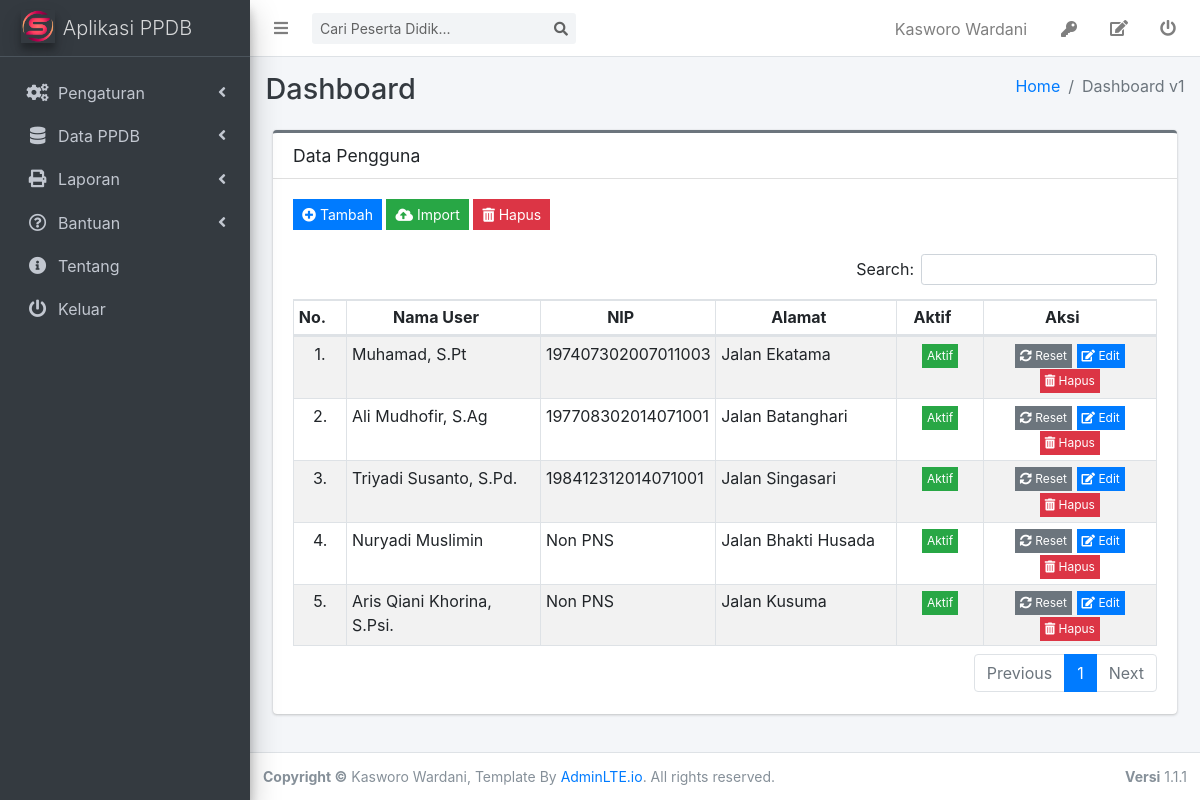
Page /admin/index.php?p=datauser (signed in) on the committed database.
### tables this page shows
CREATE TABLE `tb_user` (
  `iduser` int(11) NOT NULL AUTO_INCREMENT,
  `username` varchar(50) NOT NULL,
  `nama` varchar(250) NOT NULL,
  `jbtdinas` enum('1','2','3','4','5') DEFAULT NULL,
  `passwd` varchar(250) DEFAULT NULL,
  `level` enum('0','1') DEFAULT NULL,
  `aktif` enum('0','1') DEFAULT NULL,
  `jbtpanitia` enum('1','2','3','4','5','6') NOT NULL,
  `nip` varchar(18) NOT NULL,
  `tmplahir` varchar(250) DEFAULT NULL,
  `tgllahir` date DEFAULT NULL,
  `alamat` varchar(250) NOT NULL,
  `desa` varchar(250) NOT NULL,
  `logakhir` datetime NOT NULL,
  `kec` varchar(250) NOT NULL,
  `kab` varchar(250) NOT NULL,
  `prov` varchar(250) NOT NULL,
  `kdpos` char(5) NOT NULL,
  `email` varchar(250) NOT NULL,
  `nohp` char(15) NOT NULL,
  `foto` varchar(250) NOT NULL,
  `agama` enum('A','B','C','D','E','F') DEFAULT NULL,
  `gender` enum('L','P') DEFAULT NULL,
  `tglupdate` date DEFAULT NULL,
  PRIMARY KEY (`iduser`)
);

### admin/dbfunction.php (called while the page is built, shortened)
<?php
    $conn=mysqli_connect("localhost","root","password");
    mysqli_select_db($conn,"smpnlipa_ppdb") or die('Error selecting MySQL database: ' . mysqli_error);
    function viewdata($tbl, $key='', $id='', $ord='' ){
        global $conn;
        if($key=='' && $id=='' && $ord==''){
            $sql="SELECT*FROM $tbl";
        }
        else if($key=='' && $id==''){
            $sql="SELECT*FROM $tbl ORDER BY $ord";
        }
        elseif($ord==''){
            $sql="SELECT*FROM $tbl WHERE $key='$id'";
        }
        else {
            $sql="SELECT*FROM $tbl WHERE $key = '$id' ORDER BY $ord";
        }
        $result=mysqli_query($conn, $sql);
        $rows=[];
        while($row=mysqli_fetch_assoc($result)){
            $rows[]=$row;
        }
        return $rows;
    }
?>

### admin/user_tampil.php (the view, shortened to what this page needs)
<div class="col-sm-12">
    <div class="card card-secondary card-outline">
        <div class="card-header">
            <h4 class="card-title">Data Pengguna</h4>
        </div>
        <div class="card-body">
            <div class="row">
                <div class="col-sm-12">
                    <a href="index.php?p=adduser&m=1" class="btn btn-flat btn-primary btn-sm">
                        <i class="fas fa-plus-circle"></i>&nbsp;Tambah
                    </a>
                    <button class="btn btn-flat btn-success btn-sm" data-toggle="modal" data-target="#myImportUser">
                        <i class="fas fa-cloud-upload-alt"></i>&nbsp;Import
                    </button>
                    <button id="hapusall" class="btn btn-flat btn-danger btn-sm">
                        <i class="fas fa-trash-alt"></i>&nbsp;Hapus
                    </button>
                </div>
            </div>
            <br/>
            <div class="table-responsive">
              <table id="tb_user" class="table table-bordered table-striped table-sm">
                <thead>
                <tr>
                  <th style="text-align: center;width:2.5%">No.</th>
                  <th style="text-align: center;width:22.5%">Nama User</th>
                  <th style="text-align: center;width:17.5%">NIP</th>
                  <th style="text-align: center;">Alamat</th>
                  <th style="text-align: center;width:10%">Aktif</th>
                  <th style="text-align: center;width:20%">Aksi</th>
                </tr>
                </thead>
                <tbody>
                <?php
                    $qs=viewdata("tb_user","level",'0',"jbtpanitia");
                    $no=0;
                    foreach($qs as $s)
                    {
                      $no++;
                      if($s['aktif']=='1'){$stat='Aktif';$btn="btn-success";} else {$stat='Non Aktif';$btn="btn-danger";}
                ?>
                <tr>
                  <td style="text-align:center"><?php echo $no.'.';?></td>
                  <td title="<?php echo $s['username'];?>"><?php echo $s['nama'];?></td>
                  <td><?php echo $s['nip'];?></td>
                  <td><?php echo $s['alamat'];?></td>
                  <td style="text-align:center">
                      <input data-id="<?php echo base64_encode($s['username']);?>" type="button" class="btn <?php echo $btn;?> btn-flat btn-xs btnAktif" value="<?php echo $stat;?>">
                  </td>
                  <td style="text-align: center">
                    <button data-id="<?php echo base64_encode($s['username']);?>" class="btn btn-xs btn-secondary btn-flat btnReset">
                      <i class="fas fa-sync-alt"></i>&nbsp;Reset
                    </button>
                    <a href="index.php?p=adduser&m=2&id=<?php echo base64_encode($s['username']);?>" class="btn btn-xs btn-primary btn-flat">
                        <i class="fas fa-edit"></i>&nbsp;Edit
                    </a>
                    <a href="#" class="btn btn-xs btn-danger btn-flat">
                        <i class="fas fa-trash-alt"></i>&nbsp;Hapus
                    </a>
                  </td>
                </tr>
                    <?php } ?>
                </tbody>
              </table>
            </div>
        </div>
    </div>
</div>

### admin/index.php (shortened to what this page needs)
<?php
	include "dbfunction.php";
	$u=viewdata("tb_user","iduser",$_COOKIE['id'])[0];
	$nama=$u['nama'];
	$level=$u['level'];
?>
<!DOCTYPE html>
<html>
<head>
	<link rel="stylesheet" href="../assets/css/all.min.css">
	<link rel="stylesheet" href="../assets/plugins/overlayScrollbars/css/OverlayScrollbars.min.css">
	<link rel="stylesheet" href="../assets/css/adminlte.min.css">
	<link rel="stylesheet" href="../assets/plugins/sweetalert2-theme-bootstrap-4/bootstrap-4.min.css">
	<link rel="stylesheet" href="../assets/plugins/toastr/toastr.min.css">
	<link rel="stylesheet" href="../assets/plugins/select2/css/select2.min.css">
	<link rel="stylesheet" href="../assets/plugins/select2-bootstrap4-theme/select2-bootstrap4.min.css">
	<link rel="stylesheet" href="../assets/plugins/datatables-bs4/css/dataTables.bootstrap4.min.css">
	<link rel="stylesheet" href="../assets/plugins/datatables-responsive/css/responsive.bootstrap4.min.css">
	<link rel="stylesheet" type="text/css" href="../assets/css/jquery.datetimepicker.css">
	<link rel="stylesheet" type="text/css" href="../assets/css/dropzone.css"/>
</head>
</head>
<body class="skihold-transition sidebar-mini layout-fixed layout-navbar-fixed layout-footer-fixed">
<div class="wrapper">
	<nav class="main-header navbar navbar-expand navbar-white navbar-light">
		<ul class="navbar-nav">
			<li class="nav-item">
				<a class="nav-link" data-widget="pushmenu" href="#" role="button">
					<i class="fas fa-bars"></i>
				</a>
			</li>
		</ul>
		<div class="form-inline ml-2">
			<div class="input-group input-group-sm">
				<input class="form-control form-control-navbar" type="search" id="dicari" placeholder="Cari Peserta Didik..." aria-label="Search">
				<div class="input-group-append">
					<button class="btn btn-navbar" id="goleki">
						<i class="fas fa-search"></i>
					</button>
				</div>
			</div>
		</div>
		<ul class="navbar-nav ml-auto">
			<li class="nav-item">
				<span class="btn nav-link">
					<?php echo $nama;?>
				</span>
			</li>
			<li class="nav-item">
				<span class="btn nav-link"  data-toggle="modal" data-target="#myPassword" title="Ganti Password">
				<i class="fas fa-key"></i>
				</span>
			</li>
			<li class="nav-item">
				<a href="index.php?p=adduser&m=3" class="nav-link" title="Edit Data">
				<i class="fas fa-edit"></i>
				</a>
			</li>
			<li class="nav-item">
				<a class="nav-link" href="logout.php" title="Keluar / Logout">
					<i class="fas fa-power-off"></i>
				</a>
		</li>
		</ul>
	</nav>
  <aside class="main-sidebar sidebar-dark-primary elevation-4">
	<a href="index.php?p=dashboard" class="brand-link">
	  <img src="../assets/img/logo.png" width="100" class="brand-image elevation-3"
		   style="opacity: 1.0">
	 <span class="brand-text font-weight-light">Aplikasi PPDB</span>
	</a>
	<div class="sidebar">
	  <nav class="mt-3 pb-3 mb-3">
		<ul class="nav nav-pills nav-sidebar flex-column" data-widget="treeview" role="menu" data-accordion="false">
			<?php	if($level=='1'){ ?>
		  <li class="nav-item has-treeview">
		  	<a href="#" class="nav-link">
				<i class="nav-icon fas fa-cogs"></i>
				<p>
					Pengaturan
				</p>
				<i class="fas fa-angle-left right"></i>
			</a>
		  </li>
		  <li class="nav-item has-treeview">
			<a href="#" class="nav-link">
			  <i class="nav-icon fas fa-database"></i>
			  <p>
				Data PPDB
				<i class="fas fa-angle-left right"></i>
			  </p>
			</a>
		  </li>
		  <li class="nav-item has-treeview">
			<a href="#" class="nav-link">
			  <i class="nav-icon fas fa-print"></i>
			  <p>
				Laporan
				<i class="fas fa-angle-left right"></i>
			  </p>
			</a>
		  </li>
		  <?php } ?>
		  <li class="nav-item">
			<a href="#" class="nav-link">
			  <i class="far fa-question-circle nav-icon"></i>
			  <p>
				Bantuan
				<i class="fas fa-angle-left right"></i>
			  </p>
			</a>
		   </li>
		   <li class="nav-item">
			   <a href="#" class="nav-link">
				 <i class="fas fa-info-circle nav-icon"></i>
				 <p>Tentang</p>
			   </a>
			</li>
			  <li class="nav-item">
				<a href="logout.php" class="nav-link">
				  <i class="fas fa-power-off nav-icon"></i>
				  <p>Keluar</p>
				</a>
			  </li>
		</ul>
	  </nav>
	</div>
  </aside>
  <div class="content-wrapper">
	<div class="content-header">
	  <div class="container-fluid">
		<div class="row mb-2">
		  <div class="col-sm-6">
			<h1 class="m-0 text-dark">Dashboard</h1>
		  </div>
		  <div class="col-sm-6">
			<ol class="breadcrumb float-sm-right">
			  <li class="breadcrumb-item"><a href="#">Home</a></li>
			  <li class="breadcrumb-item active">Dashboard v1</li>
			</ol>
		  </div>
		</div>
	  </div>
	</div>
	<section class="content">
	  <div class="container-fluid">
		<div class="form-group">
		<?php
			if(!isset($_GET['p']) || $_GET['p']=='' || $_GET['p']=='dashboard') {include "dashboard.php";}
			else if($_GET['p']=='datasekolah') {include "sekolah_tampil.php";}
			else if($_GET['p']=='datauser') {include "user_tampil.php";}
		?>
		</div>
	  </div>
	</section>
  </div>
  <footer class="main-footer text-sm">
	<strong>Copyright &copy;</strong> Kasworo Wardani, Template By <a href="http://adminlte.io">AdminLTE.io</a>.
	All rights reserved.
	<div class="float-right d-none d-sm-inline-block">
	  <b>Versi</b> 1.1.1
	</div>
  </footer>
</div>
</body>
</html>

### rows in the picture
tb_user: nama "Kasworo Wardani"
tb_user: nama "Muhamad, S.Pt", nip "197407302007011003", alamat "Jalan Ekatama", aktif "Aktif"
tb_user: nama "Ali Mudhofir, S.Ag", nip "197708302014071001", alamat "Jalan Batanghari", aktif "Aktif"
tb_user: nama "Triyadi Susanto, S.Pd.", nip "198412312014071001", alamat "Jalan Singasari", aktif "Aktif"
tb_user: nama "Nuryadi Muslimin", nip "Non PNS", alamat "Jalan Bhakti Husada", aktif "Aktif"
tb_user: nama "Aris Qiani Khorina, S.Psi.", nip "Non PNS", alamat "Jalan Kusuma", aktif "Aktif"
